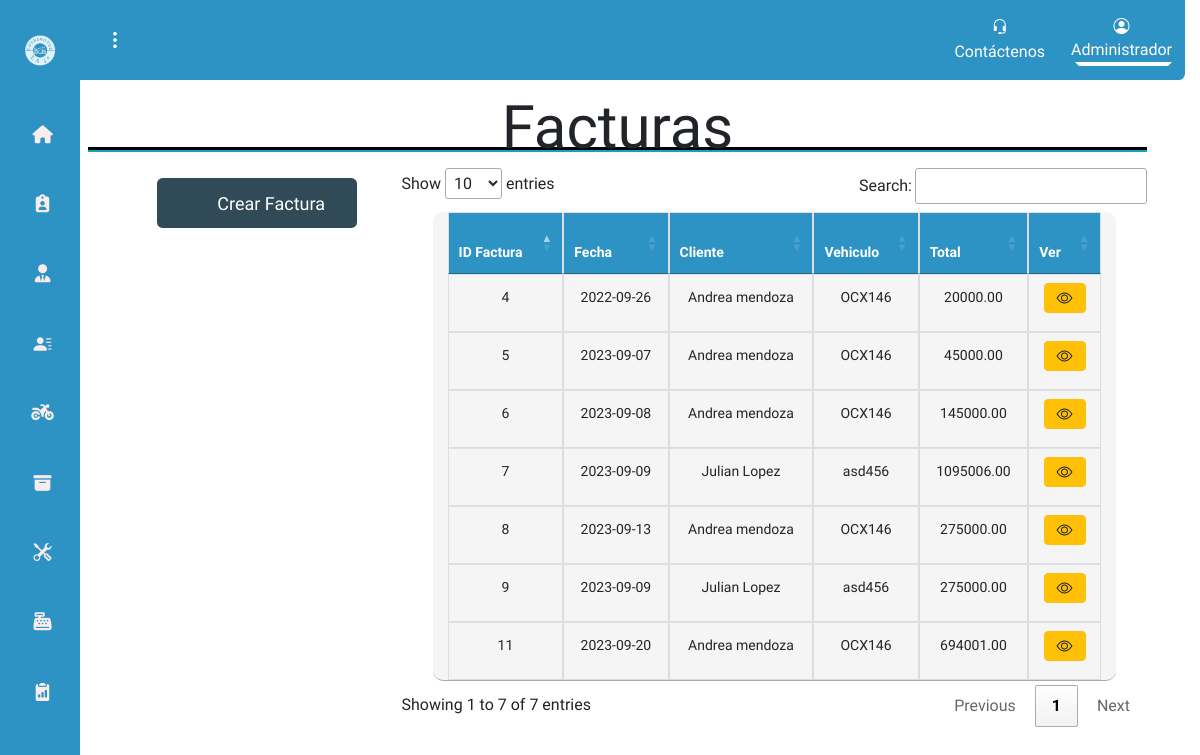
The page /?c=Factura (signed in) on the database its author committed.
### tables this page shows
CREATE TABLE IF NOT EXISTS FACTURA (
  id_factura INT NOT NULL AUTO_INCREMENT,
  id_usuarios VARCHAR(10) NOT NULL,
  identificacion_cliente VARCHAR(10) NOT NULL,
  placa_vehiculo INT NOT NULL,
  fecha_factura DATE NOT NULL,
  total_pedido DECIMAL(10,2) NOT NULL,
  PRIMARY KEY (id_factura),
  INDEX ind_factura_usurario (id_usuarios ASC),
  INDEX ind_factura_vehiculo (placa_vehiculo ASC),
  INDEX fk_factura_cliente_idx (identificacion_cliente ASC),
  CONSTRAINT fk_factura_usuario
    FOREIGN KEY (id_usuarios)
    REFERENCES USUARIOS (id_usuario)
    ON DELETE CASCADE
    ON UPDATE CASCADE,
  CONSTRAINT fk_factura_vehiculo
    FOREIGN KEY (placa_vehiculo)
    REFERENCES VEHICULOS (id_vehiculo)
    ON DELETE CASCADE
    ON UPDATE CASCADE,
  CONSTRAINT fk_factura_cliente
    FOREIGN KEY (identificacion_cliente)
    REFERENCES CLIENTES (identificacion_cliente)
    ON DELETE CASCADE
    ON UPDATE CASCADE);

CREATE TABLE IF NOT EXISTS VEHICULOS (
  id_vehiculo INT NOT NULL AUTO_INCREMENT,
  id_cliente INT NOT NULL,
  placa_vehiculo VARCHAR(6) NOT NULL,
  PRIMARY KEY (id_vehiculo),
  UNIQUE INDEX id_vehiculo_UNIQUE (id_vehiculo ASC),
  INDEX ind_vehiculos_clientes (id_cliente ASC),
  UNIQUE INDEX placa_vehiculo_UNIQUE (placa_vehiculo ASC),
  CONSTRAINT fk_vehiculo_cliente
    FOREIGN KEY (id_cliente)
    REFERENCES CLIENTES (id_cliente)
    ON DELETE CASCADE
    ON UPDATE CASCADE);

### controllers/Factura.php (called while the page is built, shortened)
<?php
    require_once "models/dao_model/Factura_dao.php";
    class Factura{
        private $facturaDao;
        public function __construct(){
            $this->facturaDao = new Factura_dao;
        }
        public function index(){
            $verfactura = $this->facturaDao->verFacturaDao();
            require_once "views/roles/admin/header_dash.php";
            require_once "views/modules/3_buy/facturas.php";
            require_once "views/roles/admin/footer.php";
        }
    }
?>

### models/Database.php (called while the page is built)
<?php
class DataBase{
        private $host;
        private $user;
        private $db;
        private $pass;
        private $port;
        private $option;
        public function __construct(){
            $this->host="dbinfotec.mysql.database.azure.com";
            $this->port="3306";
			$this->user="admin_1";
			$this->pass="Infotec123*";
			$this->db="infotec";
            $this->option= array(
                PDO::MYSQL_ATTR_SSL_CA => 'assets\docs\Base de datos\Certificado_SSL\DigiCertGlobalRootCA.crt.pem'
            );
        }
        function connection(){
            try{
                $pdo = new PDO("mysql:host=".$this->host.";dbname=".$this->db.";port=".$this->port,$this->user,$this->pass,$this->option);
                $pdo->setAttribute(PDO::ATTR_ERRMODE, PDO::ERRMODE_EXCEPTION);
            } catch(PDOException $e) {
                echo "Connection failed: " . $e->getMessage();
                die();
            }
            return $pdo;
        }
    }
?>

### models/dao_model/Factura_dao.php (called while the page is built, shortened)
<?php
    class Factura_dao{
        private $pdo;
		public function __construct(){
			try {
				$db = new DataBase();
                $this->pdo = $db->connection();
			} catch (Exception $e) {
				die($e->getMessage());
			}
		}
        public function verFacturaDao(){
			$sql = "SELECT f.*,v.placa_vehiculo as vehiculo, CONCAT(c.nombre_cliente, ' ', c.apellido_cliente)  as cliente FROM factura f inner join vehiculos v on v.id_vehiculo=f.placa_vehiculo inner join clientes c on c.id_cliente=f.identificacion_cliente;";
			$resultado = $this->pdo->query($sql);
            $verfactura = $resultado->fetchAll();
            return $verfactura;
		}
    }

### views/modules/3_buy/facturas.php (the view, shortened to what this page needs)
<link rel="stylesheet" href="https://cdn.datatables.net/1.13.6/css/jquery.dataTables.min.css">
<body>
    <div class="container">
    <h1 class="titulos mt-1">Facturas</h1>
    <hr>
        <div class="row tablas">
            <div class="col-md-3">
                <div class="tamaño">
                    <td  class="text-center">
                        <a class="btn-otro btn-secondary" href="?c=Factura&a=crear_factura"     style="border-top-width: 6px;margin-bottom: 5px;">
                            <i class="fas bi-cart4 "></i>
                    <div class= "parrafo">Crear Factura</div>
                    </a>
                    </td>
                </div>
            </div>
            <div class="div col-md-9">
                <table id="tablafactura" class="table justify-content-center col-11 ">
                    <thead>
                        <tr class="text-center">
                            <th scope="col">ID Factura</th>
                            <th scope="col">Fecha</th>
                            <th scope="col">Cliente</th>
                            <th scope="col">Vehiculo</th>
                            <th scope="col">Total</th>
                            <th scope="col">Ver</th>
                        </tr>
                    </thead>
                    <tbody>
                        <?php
                        foreach($verfactura as $prov){
                        ?>
                        <tr>
                            <td class="text-center">
                                <?php echo $prov['id_factura']?>
                            </td>
                            <td class="text-center">
                                <?php echo $prov['fecha_factura']?>
                            </td>
                            <td class="text-center">
                                <?php echo $prov['cliente']?>
                            </td>
                            <td class="text-center">
                                <?php echo $prov['vehiculo']?>
                            </td>
                            <td class="text-center">
                                <?php echo $prov['total_pedido']?>
                            </td>
                            <td class="text-center"><a class="btn btn-warning" href="?c=Factura&a=ver_factura& id_factura=<?php echo $prov['id_factura']?>"><i class="bi bi-eye"></i></a></td>
                            </tr>
                        <?php
                        }
                        ?>
                        </tbody>
                    </table>
            </div>
        </div>
    </div>
</body>

### assets/css/styles-dashboard.css (style rules this page uses)
* { margin-right: 0; padding: 0; box-sizing: border-box; text-decoration: none; font-family: 'Roboto Condensed', sans-serif; }
html { min-width: 100wh; }
body { margin-left: 80px; transition: marging-left 300ms cubic-bezier(0.785, 0.135, 0.15, 0.86); margin-right: 15px; min-height: 100wh; background-position: center center; background-repeat:no-repeat ; background-size:cover ; }
.btn-otro { color: #ffffff; text-decoration: none; background-color: #304b57; display: grid; grid-template-columns: repeat(2, 2fr); grid-template-columns: 30% 70%; border-radius: 0.35rem; width: 200px; }
.parrafo { display: flex; align-items: center; height: 50px ; font-size: 18px; }
.tamaño { margin-top: 10px; display: flex; align-content: center; justify-content: center; }
div.row { max-width: 100%; max-height: 100vh; }
i.bi, i.fas { display: flex; align-items: center; justify-content: center; }
div.row { max-width: 100%; }
.titulos { display: flex; align-items: center; justify-content: center; font-size: 60px; }
hr { background-color: #17a2b8; border: none; border-top: 3px solid#000000; height: 2px; width: 100%; margin-top: -25PX; }
.tablas { display: flex; align-items: flex-start; justify-content: flex-start; align-content: stretch; flex-wrap: wrap; flex-direction: row; margin-left: 40px; }
table { background-color: #f5f5f5; width: 100%; font-size: 14px; text-align: left; margin-bottom: 20px; border-collapse: collapse; border-radius: 10px; overflow: hidden; }
th, td { border: 1px solid #ddd; padding: 8px; text-align: left; height: 40px; }
th { background-color: #2D93C4; color: #fff;; }

### rows shown on the page
factura: id_factura "4", fecha_factura "2022-09-26", cliente "Andrea mendoza", placa_vehiculo.placa_vehiculo "OCX146", total_pedido "20000.00"
factura: id_factura "5", fecha_factura "2023-09-07", cliente "Andrea mendoza", placa_vehiculo.placa_vehiculo "OCX146", total_pedido "45000.00"
factura: id_factura "6", fecha_factura "2023-09-08", cliente "Andrea mendoza", placa_vehiculo.placa_vehiculo "OCX146", total_pedido "145000.00"
factura: id_factura "7", fecha_factura "2023-09-09", cliente "Julian Lopez", placa_vehiculo.placa_vehiculo "asd456", total_pedido "1095006.00"
factura: id_factura "8", fecha_factura "2023-09-13", cliente "Andrea mendoza", placa_vehiculo.placa_vehiculo "OCX146", total_pedido "275000.00"
factura: id_factura "9", fecha_factura "2023-09-09", cliente "Julian Lopez", placa_vehiculo.placa_vehiculo "asd456", total_pedido "275000.00"
factura: id_factura "11", fecha_factura "2023-09-20", cliente "Andrea mendoza", placa_vehiculo.placa_vehiculo "OCX146", total_pedido "694001.00"

### other values the page prints
$_SESSION['session'] "Administrador"
